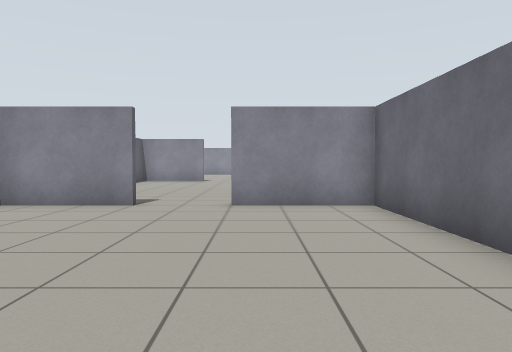
View 1 (above)

16 first-person views from a walk through a world built for the Gazebo simulator. The camera is 0.86 m above the floor, tilts 2° down and sees 70° across. Floor lines are 1 m apart. The floor is counted in squares, 1 m on a side. Each view is taken from the middle of a square. On the plan, view 1 faces up. The plan holds only what a view shows up to about 12 squares ahead; the rest is blank.

View 2
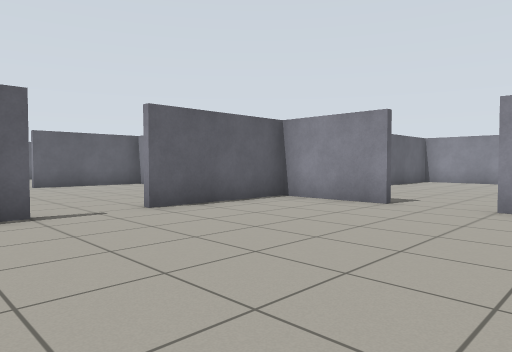

View 3
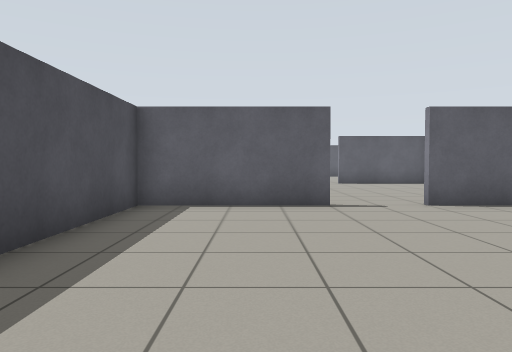

View 4
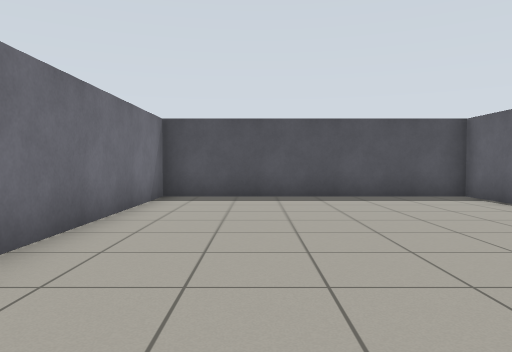

View 5
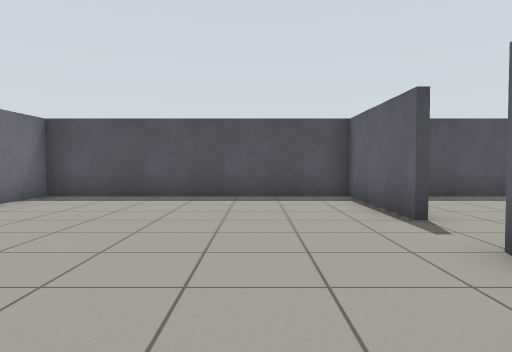

View 6
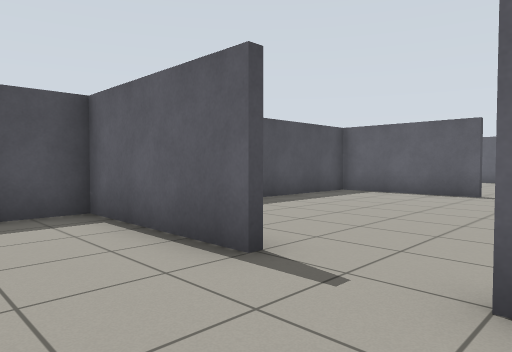

View 7
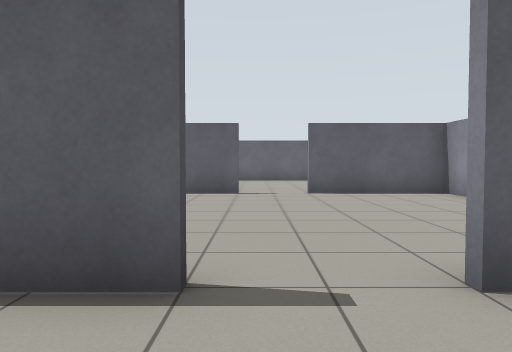

View 8
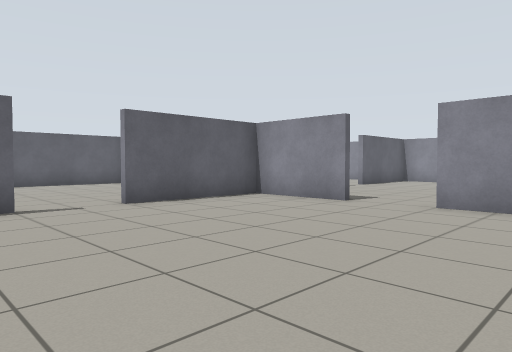

View 9
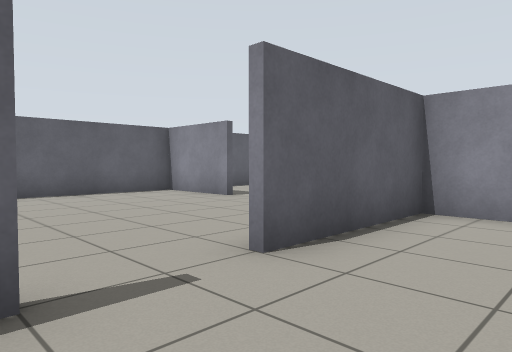

View 10
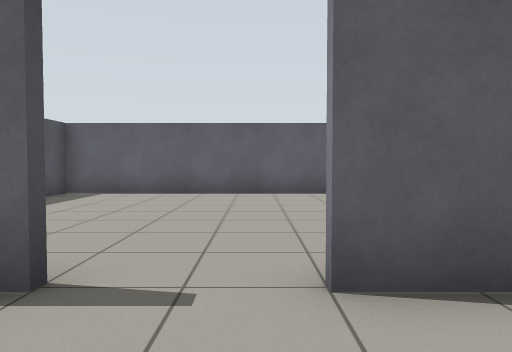

View 11
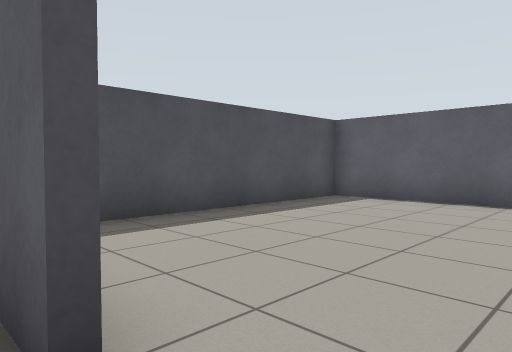

View 12
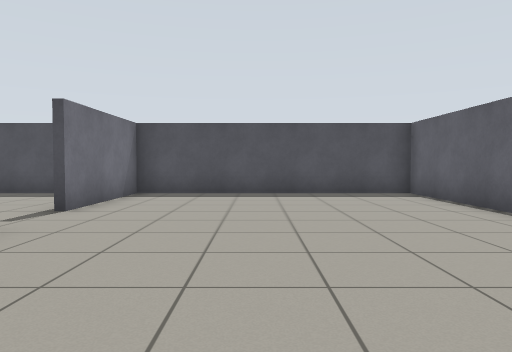

View 13
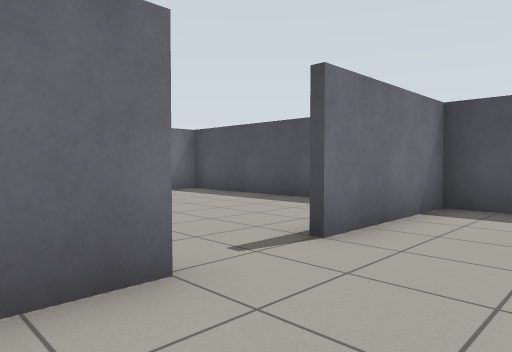

View 14
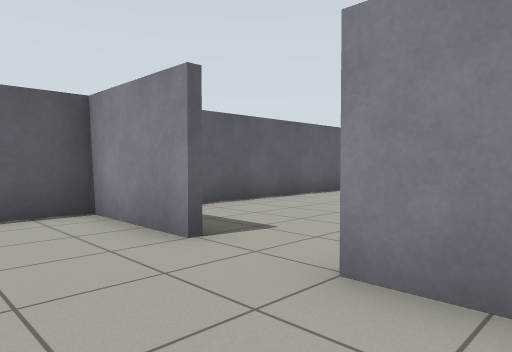

View 15
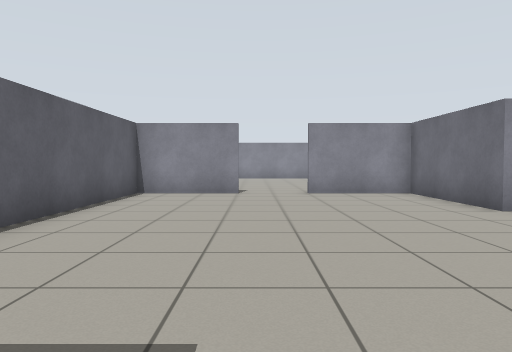

View 16
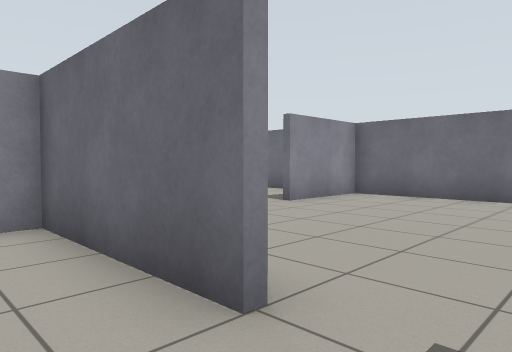

### Floor plan
Points are (right, up) in squares from view 1. A wall is a line through its corners. A room is listed if a view was taken in it or the views show most of it. See-through windows are left out.
Room 1 (views 1, 2, 3, 4, 5, 6, 7)
walls: (-5.4, 1.6) (-5.4, -2.4) (2.4, -2.4) (2.4, 7.4) (-0.5, 7.4); (-2.4, 7.4) (-5.4, 7.4) (-5.4, 3.5)
ways out: opening at (-5, 2.5) to room 2; opening at (-1.5, 8)
Room 2 (views 8, 9, 10, 11)
walls: (-5.6, 3.6) (-5.6, 7.4) (-8.5, 7.4); (-13.4, 1.6) (-13.4, -2.5); (-10.4, 7.4) (-13.1, 7.4); (-13.4, 7.5) (-13.4, 3.5); (-12.9, -2.4) (-6.4, -2.4)
ways out: opening at (-5, 2.5) to room 1; opening at (-13, 2.5) to room 4; opening at (-9.5, 8)
Room 3 (view 12)
walls: (-18.4, 17.4) (-21.4, 17.4) (-21.4, 9.8); (-13.6, 13.5) (-13.6, 17.4) (-16.5, 17.4)
ways out: opening at (-17.5, 8) to room 4; opening at (-17.5, 18)
Room 4 (views 13, 14, 15, 16)
walls: (-13.6, 3.4) (-13.6, 7.5); (-18.5, 7.4) (-21.4, 7.4) (-21.4, -2.4) (-12.9, -2.4); (-13.1, 7.4) (-16.5, 7.4); (-13.6, -2.5) (-13.6, 1.5)
ways out: opening at (-13, 2.5) to room 2; opening at (-17.5, 8) to room 3

Where each view was taken, in squares from view 1:
view 1: 0 up, 0 right, facing up
view 2: 0 up, 1 right, facing up-left
view 3: 0 up, 2 right, facing left
view 4: 7 up, 0 right, facing down
view 5: 7 up, 3 left, facing down
view 6: 4 up, 3 left, facing down-left
view 7: 2 up, 3 left, facing left
view 8: 0 up, 6 left, facing up-left
view 9: 1 up, 11 left, facing up-left
view 10: 3 up, 11 left, facing left
view 11: 3 up, 13 left, facing down-left
view 12: 8 up, 17 left, facing down
view 13: 5 up, 16 left, facing down-right
view 14: 5 up, 15 left, facing up-left
view 15: 7 up, 18 left, facing up
view 16: 2 up, 15 left, facing up-right
